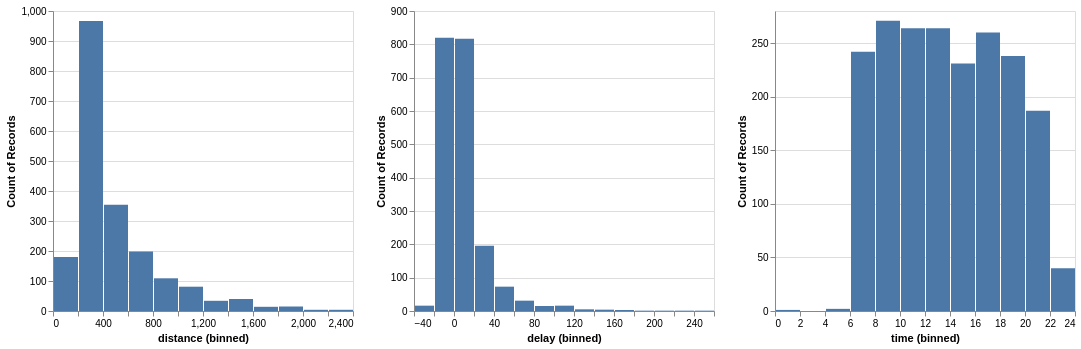

Vega-Lite specification stored for this chart:
### Vega-Lite specification from a JSON file in a GitHub repository (floating-point values rounded to 4 significant figures; data arrays with more than 128 entries replaced by an {"elided": "..."} marker saying what was removed)
{"$schema": "https://vega.github.io/schema/vega-lite/v4.json", "data": {"format": {"parse": {"date": "date"}}, "values": {"elided": "2000 records"}}, "transform": [{"calculate": "hours(datum.date)", "as": "time"}], "repeat": {"column": ["distance", "delay", "time"]}, "spec": {"mark": "bar", "encoding": {"x": {"field": {"repeat": "column"}, "bin": {"maxbins": 20}}, "y": {"aggregate": "count"}}}}
